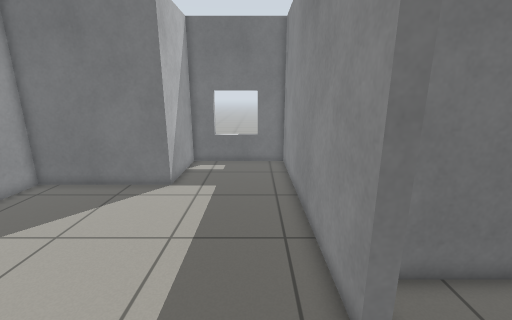
View 1 (above)

12 first-person views from a walk through a Gazebo world. The camera is 1.2 m above the floor, tilts 14° down and sees 90° across. The floor is counted in squares, 0.25 m on a side. Each view is taken from the middle of a square. On the plan, view 1 faces up. The plan holds only what a view shows up to about 20 squares ahead; the rest is blank. The place goes on beyond the plan.

View 2
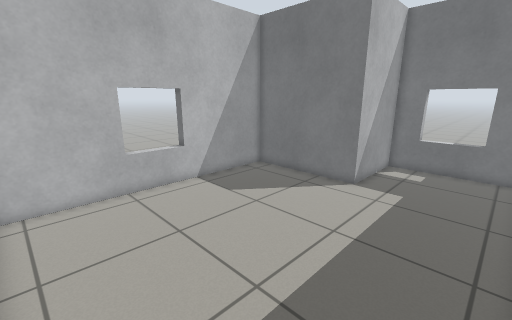

View 3
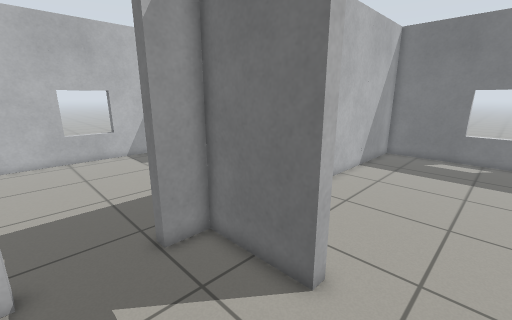

View 4
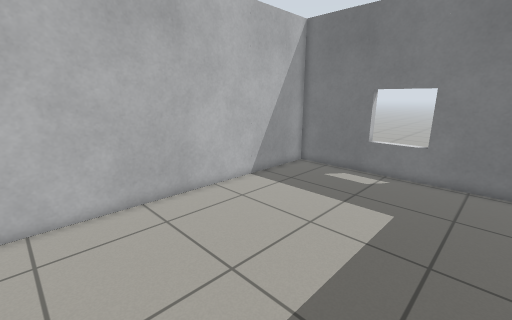

View 5
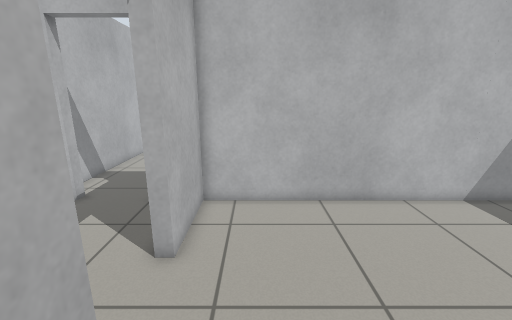

View 6
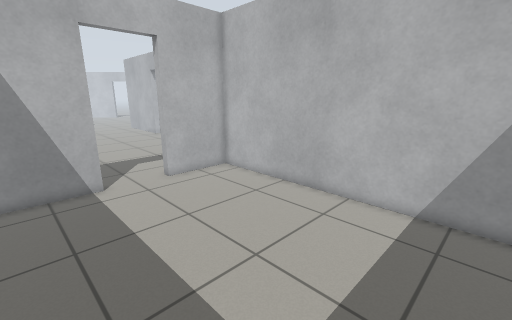

View 7
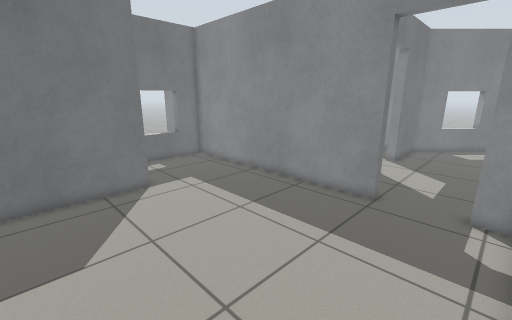

View 8
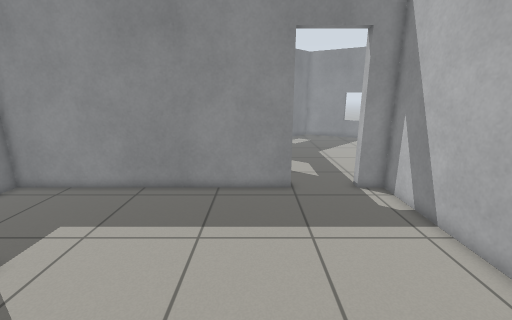

View 9
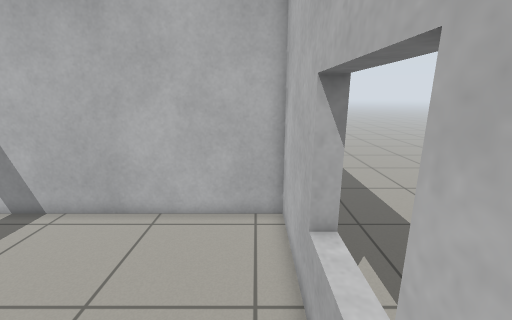

View 10
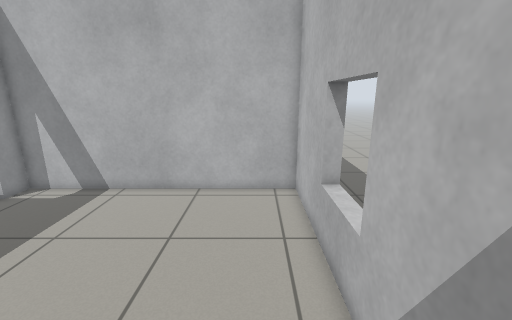

View 11
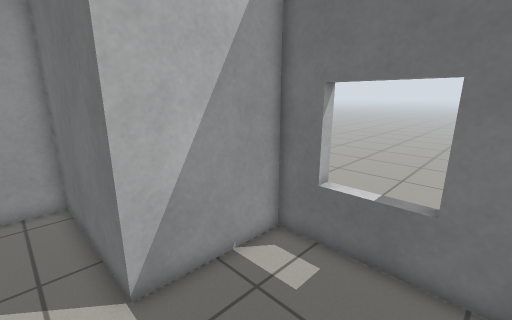

View 12
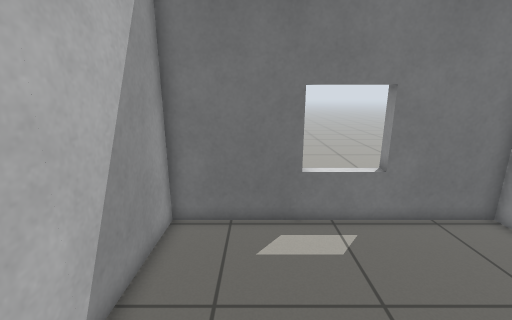

### Floor plan
Key: @ floor where view 1 was taken; # wall or solid block; . floor; D open door; = window, fence, low wall or low ledge; T thing the floor can be seen under or through.
Columns run from 12 left of view 1 to 14 right of it. Each row starts with its distance up from view 1.
 28      .......
 27      .......
 26       ......
 25       ......       #===#
 24                #####===####
 23                #...........
 22                #...........
 21                #...........
 20          #==   #...........
 19        ###==TT##...........
 18        #......##...........
 17        #......##...........
 16        #......##...........
 15        #......##...........
 14 ########......##...........
 13 #.............##...........
 12 #.............##...........
 11 #.............##...........
 10 #.............##...........
  9 #.............##...........
  8 #.............##...........
  7 =.............##  ##...#
  6 =.............#####DDDD####
  5 =.............##.........
  4 #.............D#..........
  3 #.............DD...........
  2 #.............DD...........
  1 #.............DD...........
  0 #...........@.##......
 -1 ###############   ....

Positions as (right, up) in squares from view 1, and headings:
1: (0, 0), facing up
2: (1, 0), facing up-left
3: (10, 1), facing up-left
4: (14, 8), facing up-left
5: (14, 9), facing left
6: (14, 21), facing down-left
7: (-10, 0), facing up-right
8: (-11, 6), facing right
9: (-11, 9), facing down
10: (-10, 12), facing down
11: (1, 12), facing up-left
12: (6, 15), facing up
